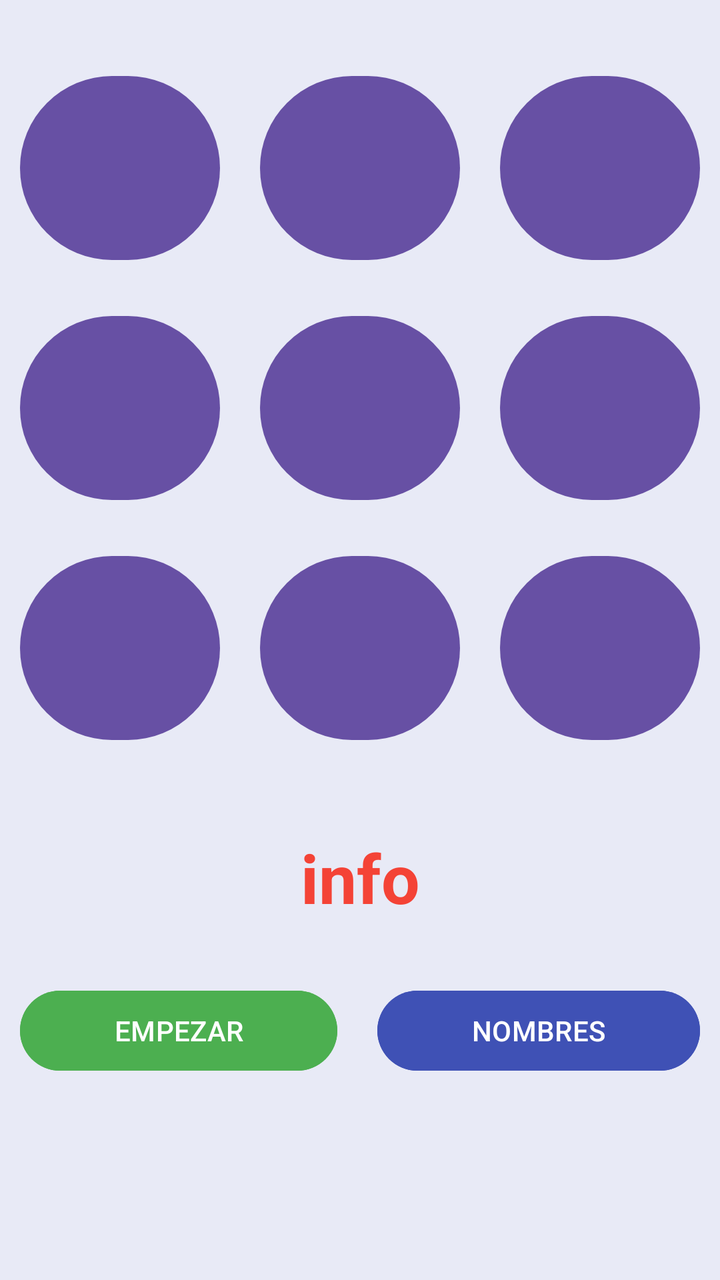
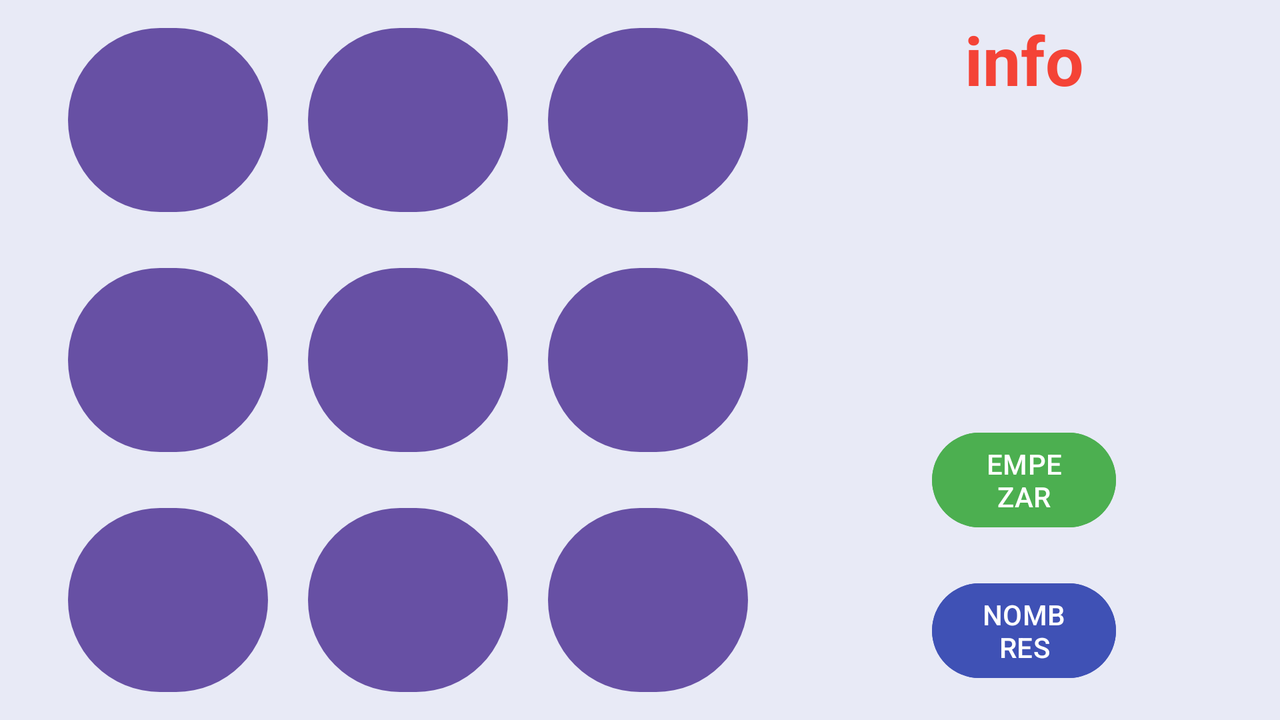

First picture: res/layout/ on a phone held upright. Second picture: the repository's own variant of that layout, on a device whose configuration matches the variant's folder. Source for both follows.
<!-- AndroidManifest.xml: application theme Theme._3EnRaya -->
<!-- res/layout/activity_main.xml -->
<?xml version="1.0" encoding="utf-8"?>
<androidx.constraintlayout.widget.ConstraintLayout xmlns:android="http://schemas.android.com/apk/res/android"
    xmlns:app="http://schemas.android.com/apk/res-auto"
    xmlns:tools="http://schemas.android.com/tools"
    android:layout_width="match_parent"
    android:layout_height="match_parent"
    android:background="@color/fondo"
    tools:context=".MainActivity">

    <GridLayout
        android:id="@+id/tablero"
        android:layout_width="wrap_content"
        android:layout_height="wrap_content"
        android:layout_marginTop="24dp"
        android:columnCount="3"
        android:rowCount="3"
        android:useDefaultMargins="true"
        app:layout_constraintEnd_toEndOf="parent"
        app:layout_constraintStart_toStartOf="parent"
        app:layout_constraintTop_toTopOf="parent" >

        <Button
            android:id="@+id/btn00"
            android:layout_width="100dp"
            android:layout_height="100dp"
            android:layout_margin="10dp"
            android:foreground="@drawable/ficha_0" />
        <Button
            android:id="@+id/btn01"
            android:layout_width="100dp"
            android:layout_height="100dp"
            android:layout_margin="10dp"
            android:foreground="@drawable/ficha_0" />
        <Button
            android:id="@+id/btn02"
            android:layout_width="100dp"
            android:layout_height="100dp"
            android:layout_margin="10dp"
            android:foreground="@drawable/ficha_0" />

        <Button
            android:id="@+id/btn10"
            android:layout_width="100dp"
            android:layout_height="100dp"
            android:layout_margin="10dp"
            android:foreground="@drawable/ficha_0" />
        <Button
            android:id="@+id/btn11"
            android:layout_width="100dp"
            android:layout_height="100dp"
            android:layout_margin="10dp"
            android:foreground="@drawable/ficha_0" />
        <Button
            android:id="@+id/btn12"
            android:layout_width="100dp"
            android:layout_height="100dp"
            android:layout_margin="10dp"
            android:foreground="@drawable/ficha_0" />

        <Button
            android:id="@+id/btn20"
            android:layout_width="100dp"
            android:layout_height="100dp"
            android:layout_margin="10dp"
            android:foreground="@drawable/ficha_0" />
        <Button
            android:id="@+id/btn21"
            android:layout_width="100dp"
            android:layout_height="100dp"
            android:layout_margin="10dp"
            android:foreground="@drawable/ficha_0" />
        <Button
            android:id="@+id/btn22"
            android:layout_width="100dp"
            android:layout_height="100dp"
            android:layout_margin="10dp"
            android:foreground="@drawable/ficha_0" />
    </GridLayout>

    <LinearLayout
        android:layout_width="0dp"
        android:layout_height="wrap_content"
        android:layout_marginTop="32dp"
        android:orientation="vertical"
        app:layout_constraintEnd_toEndOf="@+id/tablero"
        app:layout_constraintStart_toStartOf="@+id/tablero"
        app:layout_constraintTop_toBottomOf="@+id/tablero">

        <TextView
            android:id="@+id/lblInfo"
            android:layout_width="match_parent"
            android:layout_height="wrap_content"
            android:layout_marginBottom="30dp"
            android:gravity="center_horizontal"
            android:text="info"
            android:textColor="@color/info"
            android:textSize="34sp"
            android:textStyle="bold" />

        <LinearLayout
            android:layout_width="match_parent"
            android:layout_height="match_parent"
            android:orientation="horizontal">

            <Button
                android:id="@+id/btnEmpezar"
                android:layout_width="wrap_content"
                android:layout_height="wrap_content"
                android:layout_marginHorizontal="10dp"
                android:layout_weight="1"
                android:backgroundTint="@color/btnEmpezar"
                android:text="@string/empezar" />

            <Button
                android:id="@+id/btnNombres"
                android:layout_width="wrap_content"
                android:layout_height="wrap_content"
                android:layout_marginHorizontal="10dp"
                android:layout_weight="1"
                android:backgroundTint="@color/btnNombres"
                android:text="@string/nombres" />
        </LinearLayout>
    </LinearLayout>

</androidx.constraintlayout.widget.ConstraintLayout>
<!-- resources referenced by this layout -->
<resources>
  <color name="btnEmpezar">#4CAF50</color>
  <color name="btnNombres">#3F51B5</color>
  <color name="fondo">#E8EAF6</color>
  <color name="info">#F44336</color>
  <!-- drawable ficha_0 (drawable) -->
  <?xml version="1.0" encoding="utf-8"?>
  <shape
      xmlns:android="http://schemas.android.com/apk/res/android"
      android:shape="rectangle">
  
      <solid
          android:color="@color/white" />
  
      <stroke
          android:width="2dp"
          android:color="@color/black" />
  
  </shape>
  <string name="empezar">EMPEZAR</string>
  <string name="nombres">NOMBRES</string>
  <style name="Theme._3EnRaya" parent="Base.Theme._3EnRaya" />
  <color name="white">#FFFFFFFF</color>
  <color name="black">#FF000000</color>
  <style name="Base.Theme._3EnRaya" parent="Theme.Material3.DayNight.NoActionBar">
          
          
      </style>
</resources>
<!-- res/layout-land/activity_main.xml (the repository's variant of the layout above) -->
<!-- drawn on the phone turned sideways -->
<?xml version="1.0" encoding="utf-8"?>
<androidx.constraintlayout.widget.ConstraintLayout xmlns:android="http://schemas.android.com/apk/res/android"
    xmlns:app="http://schemas.android.com/apk/res-auto"
    xmlns:tools="http://schemas.android.com/tools"
    android:layout_width="match_parent"
    android:layout_height="match_parent"
    android:background="@color/fondo"
    tools:context=".MainActivity">

    <GridLayout
        android:id="@+id/tablero"
        android:layout_width="wrap_content"
        android:layout_height="wrap_content"
        android:layout_marginStart="24dp"
        android:columnCount="3"
        android:rowCount="3"
        android:useDefaultMargins="true"
        app:layout_constraintBottom_toBottomOf="parent"
        app:layout_constraintStart_toStartOf="parent"
        app:layout_constraintTop_toTopOf="parent">

        <Button
            android:id="@+id/btn00"
            android:layout_width="100dp"
            android:layout_height="100dp"
            android:layout_margin="10dp"
            android:foreground="@drawable/ficha_0" />

        <Button
            android:id="@+id/btn01"
            android:layout_width="100dp"
            android:layout_height="100dp"
            android:layout_margin="10dp"
            android:foreground="@drawable/ficha_0" />

        <Button
            android:id="@+id/btn02"
            android:layout_width="100dp"
            android:layout_height="100dp"
            android:layout_margin="10dp"
            android:foreground="@drawable/ficha_0" />

        <Button
            android:id="@+id/btn10"
            android:layout_width="100dp"
            android:layout_height="100dp"
            android:layout_margin="10dp"
            android:foreground="@drawable/ficha_0" />

        <Button
            android:id="@+id/btn11"
            android:layout_width="100dp"
            android:layout_height="100dp"
            android:layout_margin="10dp"
            android:foreground="@drawable/ficha_0" />

        <Button
            android:id="@+id/btn12"
            android:layout_width="100dp"
            android:layout_height="100dp"
            android:layout_margin="10dp"
            android:foreground="@drawable/ficha_0" />

        <Button
            android:id="@+id/btn20"
            android:layout_width="100dp"
            android:layout_height="100dp"
            android:layout_margin="10dp"
            android:foreground="@drawable/ficha_0" />

        <Button
            android:id="@+id/btn21"
            android:layout_width="100dp"
            android:layout_height="100dp"
            android:layout_margin="10dp"
            android:foreground="@drawable/ficha_0" />

        <Button
            android:id="@+id/btn22"
            android:layout_width="100dp"
            android:layout_height="100dp"
            android:layout_margin="10dp"
            android:foreground="@drawable/ficha_0" />
    </GridLayout>

    <LinearLayout
        android:layout_width="0dp"
        android:layout_height="wrap_content"
        android:layout_marginStart="32dp"
        android:layout_marginEnd="32dp"
        android:orientation="vertical"
        app:layout_constraintBottom_toBottomOf="@+id/tablero"
        app:layout_constraintEnd_toEndOf="parent"
        app:layout_constraintStart_toEndOf="@+id/tablero"
        app:layout_constraintTop_toTopOf="@+id/tablero">

        <TextView
            android:id="@+id/lblInfo"
            android:layout_width="match_parent"
            android:layout_height="wrap_content"
            android:layout_marginBottom="150dp"
            android:gravity="center_horizontal"
            android:text="info"
            android:textColor="@color/info"
            android:textSize="34sp"
            android:textStyle="bold" />

        <Button
            android:id="@+id/btnEmpezar"
            android:layout_width="match_parent"
            android:layout_height="wrap_content"
            android:layout_marginHorizontal="50dp"
            android:layout_marginVertical="10dp"
            android:layout_weight="1"
            android:backgroundTint="@color/btnEmpezar"
            android:text="@string/empezar" />

        <Button
            android:id="@+id/btnNombres"
            android:layout_width="match_parent"
            android:layout_height="wrap_content"
            android:layout_marginHorizontal="50dp"
            android:layout_marginVertical="10dp"
            android:layout_weight="1"
            android:backgroundTint="@color/btnNombres"
            android:text="@string/nombres" />

    </LinearLayout>

</androidx.constraintlayout.widget.ConstraintLayout>
